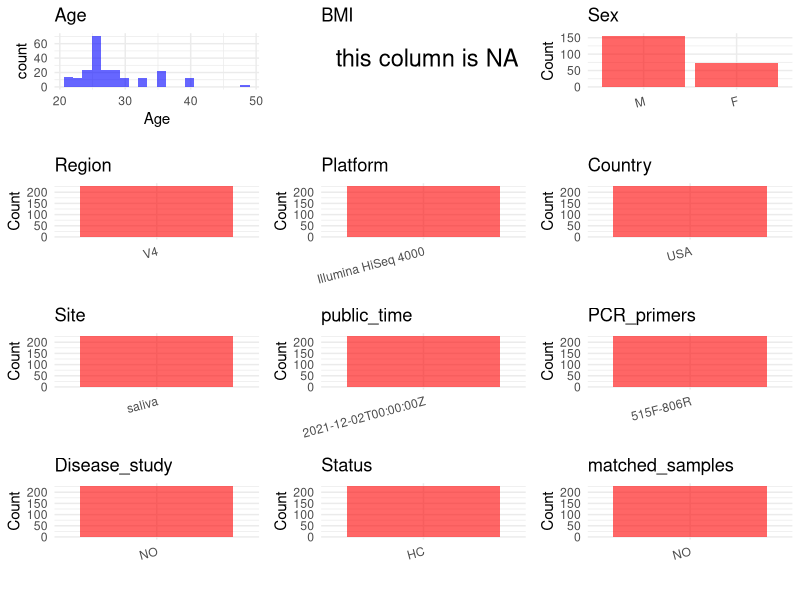

Recreate this plot in R. (Note: this script raises an error after producing the figure.)
## ---- chunk 1
# Load necessary libraries
library(dplyr)
library(ggplot2)
library(cowplot)

# Set working directory (update this path to your local directory)
setwd("E:/bioproject/PRJEB48621")

# Read the initial metadata files
initial_meta <- read.csv("SraRunTable.csv" , header = TRUE)

# Display the first few rows of the metadata
head(initial_meta)
## ---- chunk 2
# Create a uniform metadata dataframe
metadata<-data.frame(
  BioProject = initial_meta$BioProject,
  Run = initial_meta$Run,
  sample_name = initial_meta$Library.Name,
  Age = initial_meta$Host_age,
  BMI = NA,  
  Sex = initial_meta$gender,
  Region = initial_meta$target_subfragment..exp.,
  Platform = initial_meta$Instrument,
  Site = initial_meta$env_material,
  public_time = initial_meta$ReleaseDate,
  matched_samples = NA,
  stringsAsFactors=FALSE
)

# Use abbreviations to indicate gender
metadata <- metadata %>%
  mutate(Sex = recode(Sex, "female" = "F", "male" = "M"))
## ---- chunk 3
# Add information obtained from the publication
metadata$Country <- "USA"
metadata$PCR_primers <- "515F-806R"
metadata$title <- "Diurnal and eating-associated microbial patterns revealed via high-frequency saliva sampling"
metadata$Disease_study <- "NO"
# Assign disease status based on sample_name patterns
metadata$Status <- "HC"

#extract subject id by remove prefix of sample_name
metadata$sample_name <- gsub("14057", "", metadata$sample_name)

# Check initial data distribution
cat("Initial sample distribution:\n")
table(metadata$sample_name)
table(metadata$Site)

# Calculate sampling frequency per subject
sample_counts <- table(metadata$sample_name)
cat("\nNumber of samples per subject:\n")
print(sample_counts)

# Create matched_samples column
metadata$matched_samples <- ifelse(metadata$sample_name %in% names(sample_counts[sample_counts >= 2]), "YES", "NO")

cat("\nMatched samples distribution:\n")
table(metadata$matched_samples)

# Identify samples for removal: single samples excluding saliva and tongue coat
single_samples <- names(sample_counts[sample_counts == 1])
samples_to_remove <- metadata$sample_name %in% single_samples & 
                     !(metadata$Site %in% c("saliva", "tongue coat"))

cat("\nNumber of samples to be removed:", sum(samples_to_remove), "\n")

# Remove identified samples
metadata_clean <- metadata[!samples_to_remove, ]

cat("\nFinal sample distribution after cleaning:\n")
table(metadata_clean$sample_name)
table(metadata_clean$Site)
table(metadata_clean$matched_samples)

# Use cleaned dataset for subsequent analysis
metadata <- metadata_clean
## ---- chunk 4
# Check the number of unique runs and sample names
print(paste("Number of unique runs:", length(unique(metadata$Run))))
print(paste("Number of unique sample names:", length(unique(metadata$sample_name))))
## ---- chunk 5
# Select columns for visualization
plot_data <- metadata %>%
  select(-BioProject, -Run, -sample_name, -title)

# Function to create simple plots for each column
create_simple_plots <- function(data) {
  plots <- list()
  
  for (col in colnames(data)) {
    # Check if the column is all NA
    if (all(is.na(data[[col]]))) {
      # Create an empty plot with text indicating all NA
      p <- ggplot() +
        annotate("text", x = 0.5, y = 0.5, label = "this column is NA", size = 6) +
        labs(title = col) +
        theme_void()
    } else if (is.numeric(data[[col]])) {
      # Numeric variable: histogram
      p <- ggplot(data, aes(x = .data[[col]])) +
        geom_histogram(fill = "blue", alpha = 0.6, bins = 20, na.rm = TRUE) +
        labs(title = col) +
        theme_minimal()
    } else {
      # Categorical variable: bar plot (remove NA values)
      count_data <- as.data.frame(table(data[[col]], useNA = "ifany"))
      p <- ggplot(count_data, aes(x = reorder(Var1, -Freq), y = Freq)) +
        geom_col(fill = "red", alpha = 0.6) +
        labs(title = col, x = NULL, y = "Count") +
        theme_minimal() +
        theme(axis.text.x = element_text(angle = 15, hjust = 1))
    }
    plots[[col]] <- p
  }
  
  return(plots)
}

# Generate and arrange plots
plots <- create_simple_plots(plot_data)
p<-plot_grid(plots$Age, 
          plots$BMI, 
          plots$Sex, 
          plots$Region, 
          plots$Platform, 
          plots$Country, 
          plots$Site,
          plots$public_time, 
          plots$PCR_primers,
          plots$Disease_study,
          plots$Status,
          plots$matched_samples,# add 
          ncol = 3, align = "hv", axis = "lb")
ggsave("Metadata_Summary.png", plot = p, width = 8, height = 6, dpi = 150)
## ---- chunk 6
knitr::include_graphics("Metadata_Summary.png")
## ---- chunk 7
# Reorder columns to match the desired format
metadata <- metadata[, c(
  "BioProject", "Run", "sample_name", "Age", "BMI", "Sex", 
  "Region", "Platform", "Country", "Site", "public_time", 
  "PCR_primers", "title", "Disease_study", "Status", "matched_samples"
)]

# Export the uniform metadata to a CSV file
write.csv(metadata, file = "metadata.csv", quote = FALSE)
head(metadata)
